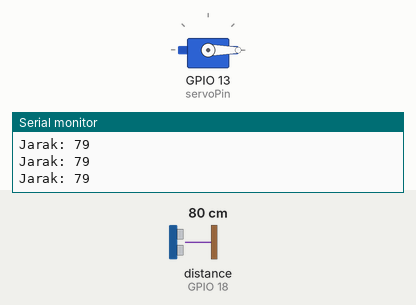
Bench run of a sketch on a simulated ESP32. Shown: servo, the last lines printed to the serial monitor. Wiring (inferred from the names in the program): ultrasonic range finder: trigger GPIO 5; echo GPIO 18. Inputs (shaded band) come from the test bench; at power-on: distance to the obstacle (sensor on GPIO 18) 80 cm. The echo pulse lasts 58.3 µs per cm; WiFi joins after 1.5 s; servers stay silent unless stated.

Above: at 2.7 s.
2.8 s: distance to the obstacle (sensor on GPIO 18) set to 17 cm
4.3 s: distance to the obstacle (sensor on GPIO 18) set to 14 cm
At 5.1 s:
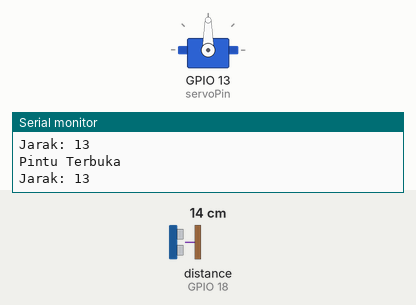
5.9 s: distance to the obstacle (sensor on GPIO 18) set to 19 cm
7.4 s: distance to the obstacle (sensor on GPIO 18) set to 24 cm
At 8.1 s:
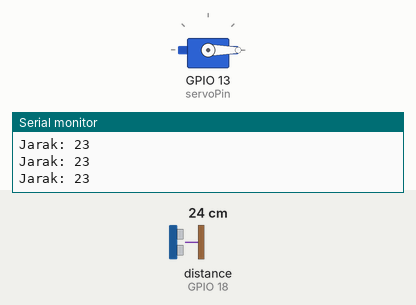
8.9 s: distance to the obstacle (sensor on GPIO 18) set to 2 cm
At 9.9 s:
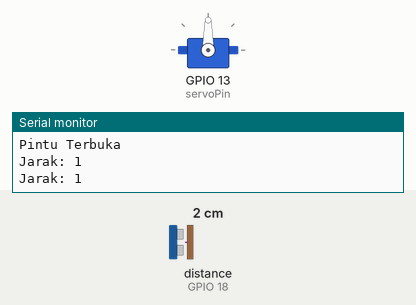
Timing chart, 0 to 11.5 s (numbered marks = the images above; inputs shaded):
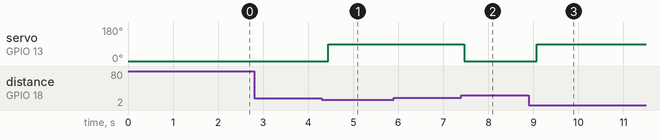

The sketch:

pintu_otomatis.ino
```cpp
#include <WiFi.h>
#include <WiFiClientSecure.h>
#include <UniversalTelegramBot.h>
#include <ESP32Servo.h>

// ====== WiFi & Telegram ======
const char* ssid = "rdm";
const char* password = "0987654321";
const char* botToken = "token"; // ganti token
const String chatID = "id";

WiFiClientSecure client;
UniversalTelegramBot bot(botToken, client);

// ====== Komponen ======
Servo pintuServo;
const int servoPin = 13;
const int trigPin = 5;
const int echoPin = 18;

// ====== Parameter ======
bool isLocked = false;
bool pintuTerbuka = false;

unsigned long lastCheckTime = 0;
const unsigned long checkInterval = 2000;

// Hysteresis
const int jarakBuka = 15;
const int jarakTutup = 20;

// ====== Servo ======
void bukaPintu() {
  pintuServo.write(90);
  Serial.println("Pintu Terbuka");
}

void tutupPintu() {
  pintuServo.write(0);
  Serial.println("Pintu Tertutup");
}

// ====== Ultrasonik ======
long bacaJarak() {
  digitalWrite(trigPin, LOW);
  delayMicroseconds(2);

  digitalWrite(trigPin, HIGH);
  delayMicroseconds(10);
  digitalWrite(trigPin, LOW);

  long durasi = pulseIn(echoPin, HIGH, 30000);
  if (durasi == 0) return -1;

  return durasi * 0.034 / 2;
}

// ====== Telegram ======
void handleNewMessages(int numNewMessages) {
  for (int i = 0; i < numNewMessages; i++) {
    String text = bot.messages[i].text;
    String from = bot.messages[i].from_id;

    if (from == chatID) {
      text.toLowerCase();

      if (text == "kunci") {
        isLocked = true;
        tutupPintu();
        pintuTerbuka = false;
        bot.sendMessage(chatID, "🔒 Pintu dikunci.", "");
      }

      else if (text == "buka") {
        isLocked = false;
        bot.sendMessage(chatID, "🔓 Mode otomatis aktif.", "");
      }
    }
  }
}

void setup() {
  Serial.begin(115200);

  pintuServo.attach(servoPin);
  tutupPintu();

  pinMode(trigPin, OUTPUT);
  pinMode(echoPin, INPUT);

  WiFi.begin(ssid, password);
  Serial.print("Connecting WiFi");
  while (WiFi.status() != WL_CONNECTED) {
    delay(500);
    Serial.print(".");
  }

  Serial.println("\nWiFi Connected!");
  client.setInsecure();
}

void loop() {
  // ====== Mode Otomatis ======
  if (!isLocked) {
    long jarak = bacaJarak();

    if (jarak != -1) {
      Serial.print("Jarak: ");
      Serial.println(jarak);

      if (jarak < jarakBuka && !pintuTerbuka) {
        bukaPintu();
        pintuTerbuka = true;
      }

      else if (jarak > jarakTutup && pintuTerbuka) {
        tutupPintu();
        pintuTerbuka = false;
      }
    }
  }

  // ====== Telegram ======
  if (millis() - lastCheckTime > checkInterval) {
    int numNewMessages = bot.getUpdates(bot.last_message_received + 1);

    while (numNewMessages) {
      handleNewMessages(numNewMessages);
      numNewMessages = bot.getUpdates(bot.last_message_received + 1);
    }

    lastCheckTime = millis();
  }

  delay(200);
}
```

Measured:
- the behaviour switches between 16 and 15 cm on distance to the obstacle (sensor on GPIO 18) (found by bisection; images 0 and 1)
- the behaviour switches between 21 and 22 cm on distance to the obstacle (sensor on GPIO 18) (found by bisection; images 1 and 2)
- after the input at 4.3 s, servo on GPIO 13 (servoPin): 0° → 90° after 0.14 s
- after the input at 7.4 s, servo on GPIO 13 (servoPin): 90° → 0° after 0.06 s
- after the input at 8.9 s, servo on GPIO 13 (servoPin): 0° → 90° after 0.18 s
